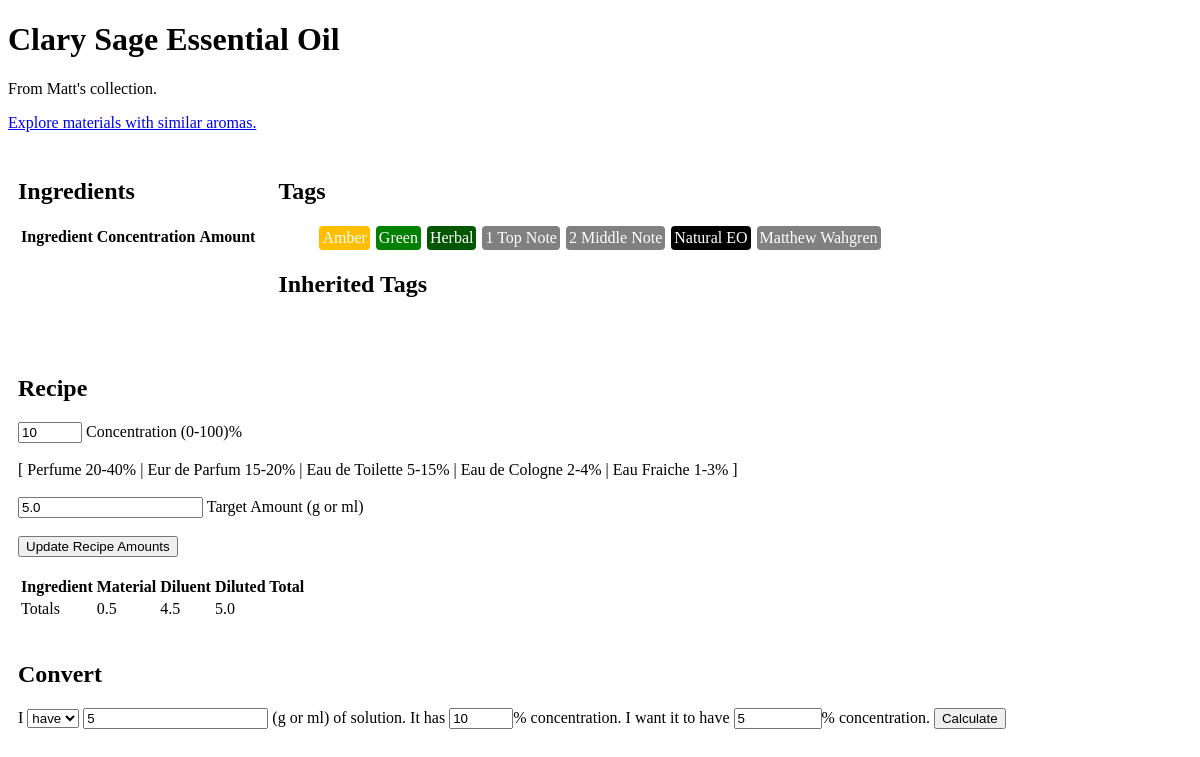
Screenshot of /materials/2/ with the database file from the repository.
### materials/models.py (models this page shows, shortened)
class Material(models.Model):
	name = models.CharField(max_length=200)
	description = models.TextField(blank=True, null=True)
	tags = models.ManyToManyField('Tag', through='Tag_materials', blank=True)
	date_created = models.DateTimeField(default=datetime.now)
	date_edited = models.DateTimeField(default=datetime.now)
	@property
	def ingredient_tags(self):
		return list({tag for ingredient in self.ingredients.all() for tag in ingredient.material.tags.all() if tag.category.id == 2})
	class Meta:
		ordering = ["name"]

class Tag(models.Model):
	name = models.CharField(max_length=50)
	description = models.TextField(blank=True, null=True)
	materials = models.ManyToManyField(Material, blank=True)
	text_color = models.CharField(max_length=30, default="white")
	background_color = models.CharField(max_length=30, default="gray")
	category = models.ForeignKey(Category, on_delete=models.SET_NULL, null=True)
	date_created = models.DateTimeField(default=datetime.now)
	date_edited = models.DateTimeField(default=datetime.now)
	class Meta:
		ordering = ["category", "name"]

### materials/views.py (the view)
# urls.py: path("<int:pk>/", views.MaterialDetailView.as_view(), name="material_detail"),
class MaterialDetailView(generic.DetailView):
	model = Material
	template_name = "materials/material_detail_view.html"
	def get_context_data(self, **kwargs):
		context = super(MaterialDetailView, self).get_context_data(**kwargs)
		ingredients = Ingredient.objects.filter(parent__id = context['material'].id)
		concentration = int(self.request.GET.get('concentration', 10))
		target = float(self.request.GET.get('target', 5))
		amounts = [ingredient.concentration * ingredient.amount for ingredient in ingredients]
		total = sum(amounts)
		proportions = [amount / total for amount in amounts]
		recipe = [{
			"Ingredient": ingredients[index].material.name,
			"Material": round(proportion * concentration / 100 * target, 3),
			"Diluent": round(proportion * (1 - concentration / 100) * target, 3),
			"Diluted Total": round(proportion * target, 3),
		} for index, proportion in enumerate(proportions)]
		recipe.append({
			"Ingredient": "Totals",
			"Material": round(concentration / 100 * target, 3),
			"Diluent": round((1 - concentration / 100) * target, 3),
			"Diluted Total": round(target, 3),
		})
		print(recipe)
		context['recipe'] = recipe
		context['target'] = target
		context['concentration'] = concentration
		return context

### materials/templates/materials/material_detail_view.html (shortened to what this page needs)
{% extends "materials/base.html" %}
{% block content %}
<h1>{{ material.name }}</h1>
<p>{{ material.description|linebreaks }}</p>
<p><a href="{% url 'materials:explore' %}?or=on{% for tag in material.tags.all %}{% if tag.category.id == 2 %}&q={{tag.id}}{% endif %}{% endfor %}">Explore materials with similar aromas.</a></p>
<div class="floater">
<h2>Ingredients</h2>
{% include "materials/ingredient_table.html" with ingredient_list=material.ingredients.all %}
</div>
<div class="floater">
<h2>Tags</h2>
<div class="inline-list">
{% include "materials/tag_list.html" with tag_list=material.tags.all %}
</div>
<h2>Inherited Tags</h2>
</div>
<div style="clear: both;">&nbsp;</div>
<div class="floater">
<h2>Recipe</h2>
<form>
	<input type="number" min="0" max="100" name="concentration" value="{{concentration}}"> Concentration (0-100)%<br><br>
	[ Perfume 20-40% | Eur de Parfum 15-20% | Eau de Toilette 5-15% | Eau de Cologne 2-4% | Eau Fraiche 1-3% ]<br><br>
	<input type="number" min="0" name="target" value="{{target}}"> Target Amount (g or ml)<br><br>
	<input type="submit" value="Update Recipe Amounts"><br><br>
</form>
{% include "materials/table.html" with rows=recipe %}
</div>
<div class="floater">
<h2>Convert</h2>
I <select id="have"><option>have</option><option>need</option></select> <input type="number" min="0" id="amount" name="amount" value="5"> (g or ml) of solution.
It has <input type="number" min="0" max="100" id="original_concentration" name="original_concentration" value="10">% concentration.
I want it to have <input type="number" min="0.01" max="100" id="target_concentration" name="target_concentration" value="5">% concentration.
<input type="button" value="Calculate" onclick="calculate_change()">
</div>
{% endblock %}

### materials/templates/materials/tag_list.html
<ul class="list">
{% for tag in tag_list %}
	<li>
		<a href="{% url 'materials:tag_detail' tag.id %}">{% include "materials/tag.html" with tag=tag %}</a>
	</li>
{% endfor %}
</ul>

### materials/templates/materials/tag.html
<span style="color: {{tag.text_color}}; background-color: {{tag.background_color}}; padding: 3px; margin: 1px; display: inline-block; border-radius: 4px;">{{tag.name}}</span>

### materials/static/materials/style.css (style rules this page uses)
ul.list li { list-style-type: none; }
.inline-list ul.list li { display: inline-block; }
div.floater { float: left; margin: 10px; }

### rows the page displays
Material: name "Clary Sage Essential Oil", description "From Matt's collection."
Tag: name "Amber"
Tag: name "Green"
Tag: name "Herbal"
Tag: name "1 Top Note"
Tag: name "2 Middle Note"
Tag: name "Natural EO"
Tag: name "Matthew Wahgren"

### other values shown
{{ key }} "Ingredient" "Material" "Diluent" "Diluted Total"
{{ value }} "Totals" "0.5" "4.5" "5.0"
